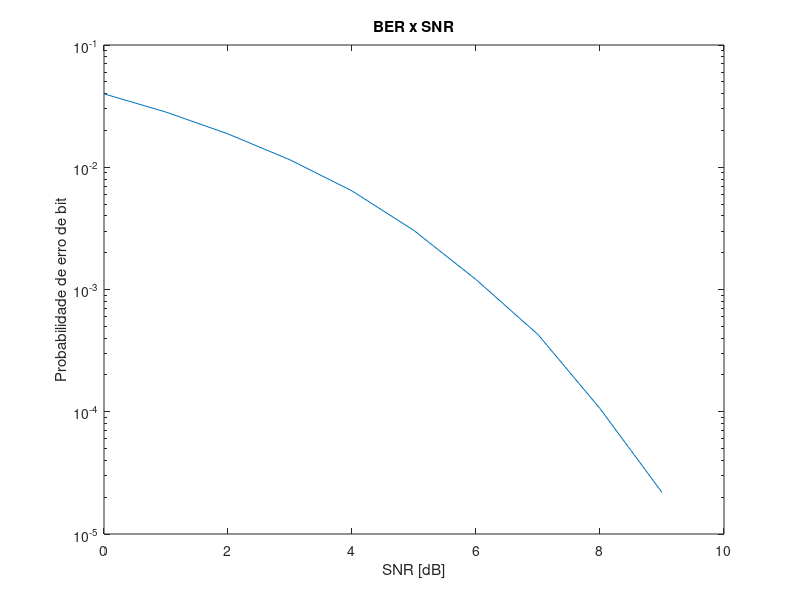
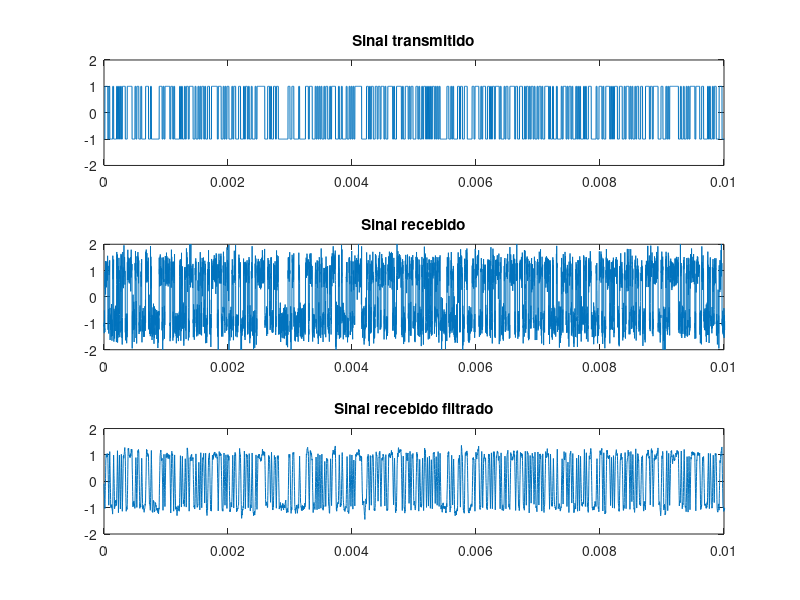
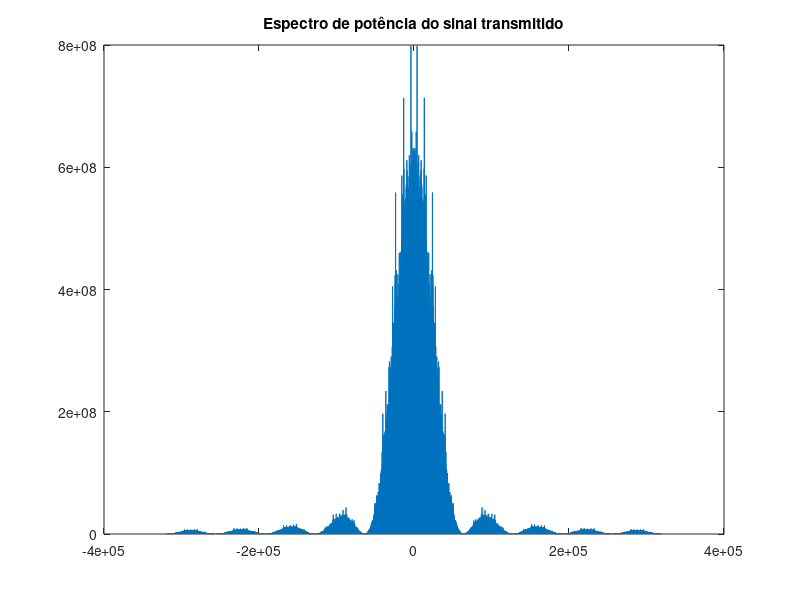

These figures' MATLAB source, in order:
close all;
clear all;
clc;

N = 10;            % Fator de superamostragem, número de amostras por simbolo
M = 2;              % Número de níves de transmissão
l = log2(M);        % Quantidade de bits por nível de transmissão

t_final = 10;        % tempo em segundos
Rb = 64e3;           % taxa de transmissão
Rs = Rb/l;    % taxa de transmissão de símbolos

fa = Rb*N;          % Frequência de amostragem
t = [0:(1/fa):t_final-(1/fa)];

% Sinalização 1
A = 1;              % Amplitude máxima
limiar = A/2;
dist_nivel = A*2;   % Distância entre níveis

num_simb = Rs*t_final;

SNR_min = 0;
SNR_max = 10;
SNR_vec = [SNR_min:SNR_max];

filtro_tx = ones(1,N);
filtro_rx = fliplr(filtro_tx);

info_bin = randi([0 1], 1, num_simb*l);
info_bin = reshape(info_bin, l, num_simb)';

info = bi2de(info_bin, 'left-msb')*dist_nivel- A;

info_up = upsample(info, N); % Adiciona N-1 amostras entre cada amostras de info
info_tx = filter(filtro_tx, 1, info_up); % O filtro define o formato do sinal

for SNR = SNR_min:SNR_max
    info_rx = awgn(info_tx, SNR-(log10(N))); % Gera o ruído branco em função da variância SNR
    info_rx_filter = filter(filtro_rx, 1, info_rx)/N;
    info_hat = info_rx_filter(N : N : end) > limiar; % Infomarção estimada
    
    num_erros(SNR + 1) = sum(xor(info_bin, info_hat));
    taxa_erro(SNR + 1) = num_erros(SNR + 1)/length(info_bin);
end

figure,
semilogy(SNR_vec, taxa_erro);
title('BER x SNR')
xlabel('SNR [dB]')
ylabel('Probabilidade de erro de bit')

figure,
subplot(311)
plot(t, info_tx)
xlim([0 10e-3])
ylim([-2 2])
title('Sinal transmitido')

subplot(312)
plot(t, info_rx)
xlim([0 10e-3])
ylim([-2 2])
title('Sinal recebido')

subplot(313)
plot(t, info_rx_filter)
xlim([0 10e-3])
title('Sinal recebido filtrado')

% Observando a banda do canal
info_tx_f = fftshift(fft(info_tx));
f = [-(Rs*N)/2:1/N:(Rs*N)/2-(1/N)];
figure,
plot(f, abs(info_tx_f).^2)
title('Espectro de potência do sinal transmitido')
